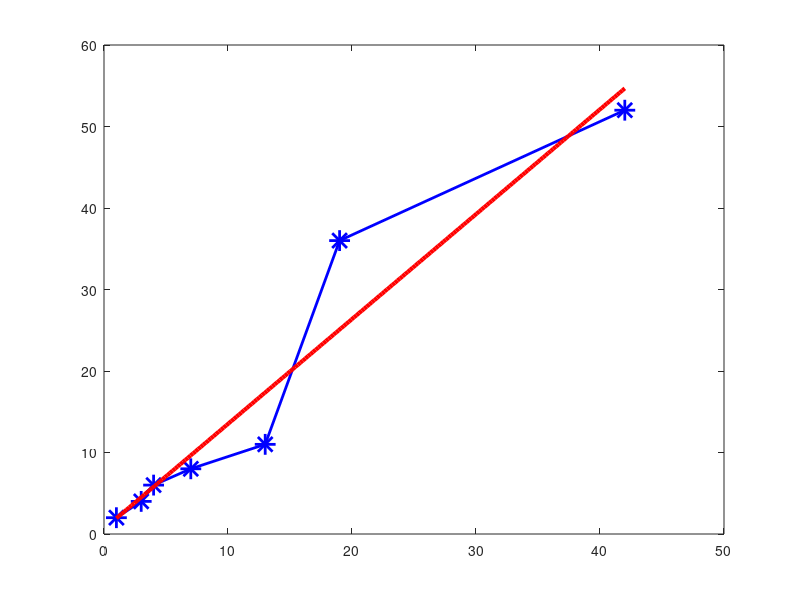

Write MATLAB code to recreate this figure.
x = [1,3,4,7,13,19,42];
y = [2,4,6,8,11,36,52];

plot(x, y, 'b*-', 'LineWidth', 2, 'MarkerSize', 15);

coeffs = polyfit(x, y, 1);
% Get fitted values
fittedX = linspace(min(x), max(x), 200);
fittedY = polyval(coeffs, fittedX);
% Plot the fitted line
hold on;
plot(fittedX, fittedY, 'r-', 'LineWidth', 3);